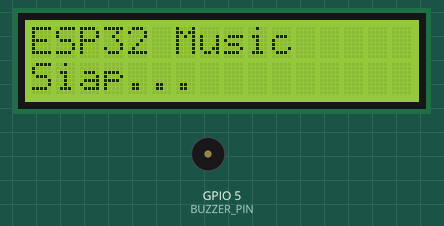
A sketch run on a simulated ESP32. On the bench: 16×2 character LCD, buzzer (waves = sounding).

Above: at 0.1 s.
At 2.1 s:
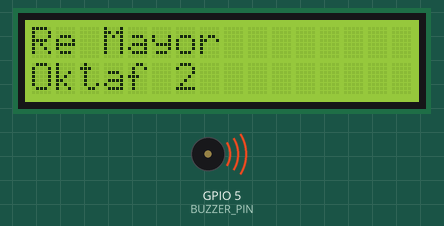
At 4.0 s:
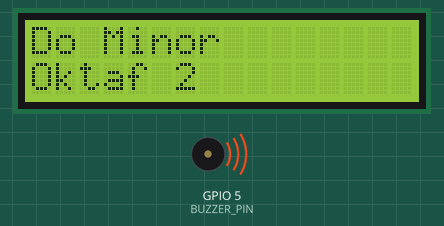
At 4.7 s:
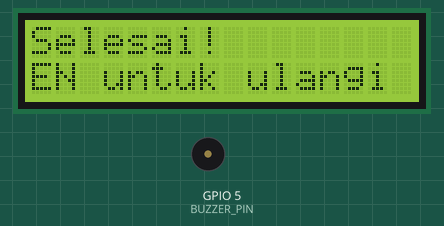
Timing chart, 0 to 6.2 s (numbered marks = the images above):
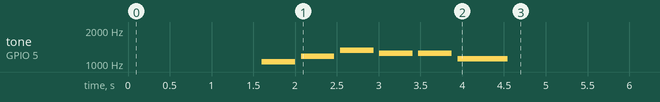

Measured:
- what the display in image 1 shows lasts 0.4 s, from 2.1 s to 2.5 s
- what the display in image 2 shows lasts 0.7 s, from 3.9 s to 4.6 s

The sketch:

Mayor_Minor.ino
```cpp
/*
 * ESP32 Music Player dengan LCD I2C
 * SDA -> Pin 21 | SCL -> Pin 22 | Buzzer -> Pin 5
 * Library: LiquidCrystal_I2C by Frank de Brabander
 */

#include <Wire.h>
#include <LiquidCrystal_I2C.h>

#define BUZZER_PIN   5
#define SDA_PIN      21
#define SCL_PIN      22
#define LCD_ADDR     0x27
#define LCD_COLS     16
#define LCD_ROWS     2

// === Oktaf 0 - Mayor (rendah) ===
#define DO      262
#define RE      294
#define MI      330
#define FA      349
#define SOL     392
#define LA      440
#define SI      494

// === Oktaf 1 - Mayor (tengah) ===
#define DO1     523
#define RE1     587
#define MI1     659
#define FA1     698
#define SOL1    784
#define LA1     880
#define SI1     988

// === Oktaf 2 - Mayor (tinggi) ===
#define DO2     1047
#define RE2     1175
#define MI2     1319
#define FA2     1397
#define SOL2    1568
#define LA2     1760
#define SI2     1976

// === Oktaf 0 - Minor (rendah) ===
#define DOm     277
#define REm     311
#define MIm     311
#define FAm     370
#define SOLm    415
#define LAm     415
#define SIm     466

// === Oktaf 1 - Minor (tengah) ===
#define DOm1    554
#define REm1    622
#define MIm1    622
#define FAm1    740
#define SOLm1   831
#define LAm1    831
#define SIm1    932

// === Oktaf 2 - Minor (tinggi) ===
#define DOm2    1109
#define REm2    1245
#define MIm2    1245
#define FAm2    1480
#define SOLm2   1661
#define LAm2    1661
#define SIm2    1865

// === Diam / Jeda ===
#define DIAM    0

// =========================================================
// === EDIT BAGIAN INI =====================================
// =========================================================

const int totalNada = 6;

int melodi[] = {
  DO2,
  RE2,
  MI2,
  MIm2,
  REm2,
  DOm2
};

int durasi[] = {
  400,
  400,
  400,
  400,
  400,
  600
};

const char* teks1[] = {
  "Do Mayor",
  "Re Mayor",
  "Mi Mayor",
  "Mi Minor",
  "Re Minor",
  "Do Minor"
};

const char* teks2[] = {
  "Oktaf 2",
  "Oktaf 2",
  "Oktaf 2",
  "Oktaf 2",
  "Oktaf 2",
  "Oktaf 2"
};

// =========================================================

LiquidCrystal_I2C lcd(LCD_ADDR, LCD_COLS, LCD_ROWS);

void mainkanNada(int frekuensi, int lama) {
  if (frekuensi == 0) {
    noTone(BUZZER_PIN);
    delay(lama);
  } else {
    tone(BUZZER_PIN, frekuensi, lama);
    delay(lama);
    noTone(BUZZER_PIN);
  }
  delay(50);
}

void tampilkanLCD(const char* baris1, const char* baris2) {
  lcd.clear();
  lcd.setCursor(0, 0);
  lcd.print(baris1);
  lcd.setCursor(0, 1);
  lcd.print(baris2);
}

void setup() {
  Wire.begin(SDA_PIN, SCL_PIN);

  lcd.init();
  lcd.backlight();
  lcd.clear();
  lcd.setCursor(0, 0);
  lcd.print("ESP32 Music");
  lcd.setCursor(0, 1);
  lcd.print("Siap...");
  delay(1500);

  pinMode(BUZZER_PIN, OUTPUT);
  noTone(BUZZER_PIN);

  for (int i = 0; i < totalNada; i++) {
    tampilkanLCD(teks1[i], teks2[i]);
    mainkanNada(melodi[i], durasi[i]);
  }

  lcd.clear();
  lcd.setCursor(0, 0);
  lcd.print("Selesai!");
  lcd.setCursor(0, 1);
  lcd.print("EN untuk ulangi");
}

void loop() {
  // Tekan BOOT untuk mengulang
}
```
